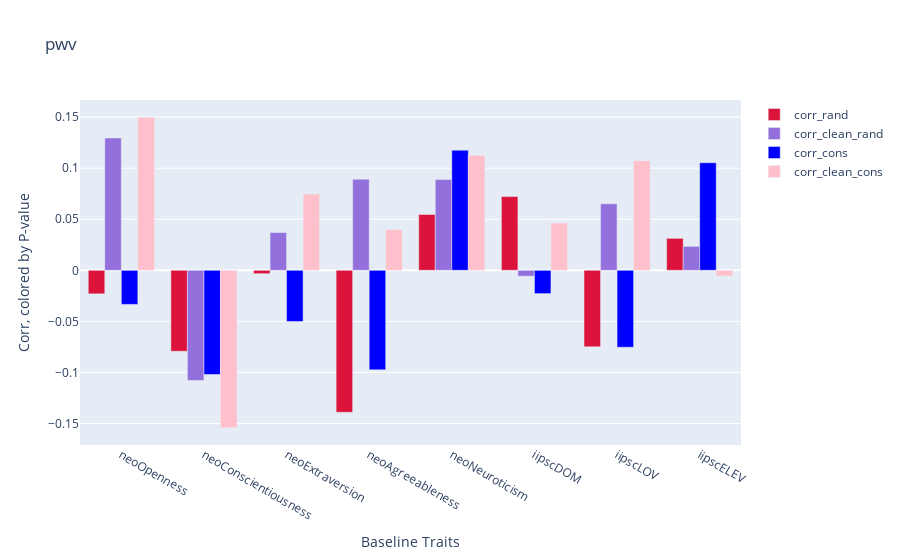

Here is the notebook cell this chart was saved with:
### Code cell
multiplot('pwv')

### Figure 1 — Plotly figure (JSON) as saved in the notebook; plotly's stock layout.template omitted (floating-point values rounded to 4 significant figures)
{"data": [{"marker": {"color": "Crimson", "showscale": false}, "name": "corr_rand", "type": "bar", "x": ["neoOpenness", "neoConscientiousness", "neoExtraversion", "neoAgreeableness", "neoNeuroticism", "iipscDOM", "iipscLOV", "iipscELEV"], "y": [-0.02303, -0.0793, -0.003294, -0.1391, 0.0547, 0.07219, -0.07496, 0.0313]}, {"marker": {"color": "MediumPurple", "showscale": false}, "name": "corr_clean_rand", "type": "bar", "x": ["neoOpenness", "neoConscientiousness", "neoExtraversion", "neoAgreeableness", "neoNeuroticism", "iipscDOM", "iipscLOV", "iipscELEV"], "y": [0.1296, -0.1078, 0.03702, 0.08927, 0.08883, -0.005708, 0.06516, 0.02344]}, {"marker": {"color": "Blue", "showscale": false}, "name": "corr_cons", "type": "bar", "x": ["neoOpenness", "neoConscientiousness", "neoExtraversion", "neoAgreeableness", "neoNeuroticism", "iipscDOM", "iipscLOV", "iipscELEV"], "y": [-0.03341, -0.1021, -0.05009, -0.09748, 0.1177, -0.02285, -0.07534, 0.1054]}, {"marker": {"color": "Pink", "showscale": false}, "name": "corr_clean_cons", "type": "bar", "x": ["neoOpenness", "neoConscientiousness", "neoExtraversion", "neoAgreeableness", "neoNeuroticism", "iipscDOM", "iipscLOV", "iipscELEV"], "y": [0.1499, -0.1542, 0.07464, 0.03987, 0.1126, 0.04628, 0.1074, -0.005482]}], "layout": {"title": {"text": "pwv"}, "xaxis": {"title": {"text": "Baseline Traits"}}, "yaxis": {"title": {"text": "Corr, colored by P-value"}}}}
